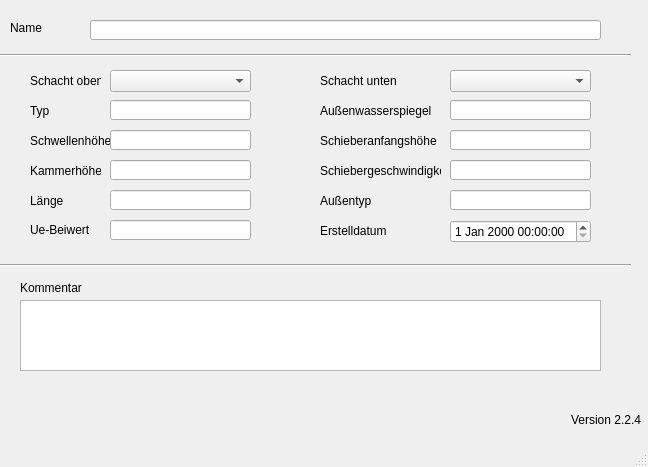
<?xml version="1.0" encoding="UTF-8"?>
<ui version="4.0">
 <class>MainWindow</class>
 <widget class="QMainWindow" name="MainWindow">
  <property name="geometry">
   <rect>
    <x>0</x>
    <y>0</y>
    <width>648</width>
    <height>467</height>
   </rect>
  </property>
  <property name="windowTitle">
   <string>MainWindow</string>
  </property>
  <widget class="QWidget" name="centralwidget">
   <widget class="QLabel" name="label">
    <property name="geometry">
     <rect>
      <x>10</x>
      <y>20</y>
      <width>46</width>
      <height>16</height>
     </rect>
    </property>
    <property name="text">
     <string>Name</string>
    </property>
   </widget>
   <widget class="QLabel" name="label_54">
    <property name="geometry">
     <rect>
      <x>30</x>
      <y>100</y>
      <width>71</width>
      <height>21</height>
     </rect>
    </property>
    <property name="text">
     <string>Typ</string>
    </property>
   </widget>
   <widget class="QLabel" name="label_61">
    <property name="geometry">
     <rect>
      <x>30</x>
      <y>220</y>
      <width>81</width>
      <height>20</height>
     </rect>
    </property>
    <property name="text">
     <string>Ue-Beiwert</string>
    </property>
   </widget>
   <widget class="QLabel" name="label_51">
    <property name="geometry">
     <rect>
      <x>320</x>
      <y>100</y>
      <width>121</width>
      <height>21</height>
     </rect>
    </property>
    <property name="text">
     <string>Außenwasserspiegel</string>
    </property>
   </widget>
   <widget class="QLabel" name="label_7">
    <property name="geometry">
     <rect>
      <x>30</x>
      <y>160</y>
      <width>71</width>
      <height>21</height>
     </rect>
    </property>
    <property name="text">
     <string>Kammerhöhe</string>
    </property>
   </widget>
   <widget class="QLabel" name="label_10">
    <property name="geometry">
     <rect>
      <x>320</x>
      <y>130</y>
      <width>121</width>
      <height>21</height>
     </rect>
    </property>
    <property name="text">
     <string>Schieberanfangshöhe</string>
    </property>
   </widget>
   <widget class="QLabel" name="label_11">
    <property name="geometry">
     <rect>
      <x>320</x>
      <y>190</y>
      <width>91</width>
      <height>21</height>
     </rect>
    </property>
    <property name="text">
     <string>Außentyp</string>
    </property>
   </widget>
   <widget class="QLabel" name="label_6">
    <property name="geometry">
     <rect>
      <x>30</x>
      <y>130</y>
      <width>81</width>
      <height>21</height>
     </rect>
    </property>
    <property name="text">
     <string>Schwellenhöhe</string>
    </property>
   </widget>
   <widget class="QLabel" name="label_17">
    <property name="geometry">
     <rect>
      <x>30</x>
      <y>190</y>
      <width>61</width>
      <height>21</height>
     </rect>
    </property>
    <property name="text">
     <string>Länge</string>
    </property>
   </widget>
   <widget class="QLabel" name="label_12">
    <property name="geometry">
     <rect>
      <x>320</x>
      <y>160</y>
      <width>121</width>
      <height>21</height>
     </rect>
    </property>
    <property name="text">
     <string>Schiebergeschwindigkeit</string>
    </property>
   </widget>
   <widget class="QLabel" name="label_3">
    <property name="geometry">
     <rect>
      <x>30</x>
      <y>70</y>
      <width>71</width>
      <height>21</height>
     </rect>
    </property>
    <property name="text">
     <string>Schacht oben</string>
    </property>
   </widget>
   <widget class="QLabel" name="label_9">
    <property name="geometry">
     <rect>
      <x>320</x>
      <y>70</y>
      <width>81</width>
      <height>21</height>
     </rect>
    </property>
    <property name="text">
     <string>Schacht unten</string>
    </property>
   </widget>
   <widget class="QLabel" name="label_70">
    <property name="geometry">
     <rect>
      <x>320</x>
      <y>220</y>
      <width>71</width>
      <height>21</height>
     </rect>
    </property>
    <property name="text">
     <string>Erstelldatum</string>
    </property>
   </widget>
   <widget class="Line" name="line">
    <property name="geometry">
     <rect>
      <x>0</x>
      <y>40</y>
      <width>631</width>
      <height>31</height>
     </rect>
    </property>
    <property name="orientation">
     <enum>Qt::Horizontal</enum>
    </property>
   </widget>
   <widget class="Line" name="line_2">
    <property name="geometry">
     <rect>
      <x>0</x>
      <y>250</y>
      <width>631</width>
      <height>31</height>
     </rect>
    </property>
    <property name="orientation">
     <enum>Qt::Horizontal</enum>
    </property>
   </widget>
   <widget class="QLabel" name="label_14">
    <property name="geometry">
     <rect>
      <x>20</x>
      <y>280</y>
      <width>81</width>
      <height>16</height>
     </rect>
    </property>
    <property name="text">
     <string>Kommentar</string>
    </property>
   </widget>
   <widget class="QLineEdit" name="wnam">
    <property name="geometry">
     <rect>
      <x>90</x>
      <y>20</y>
      <width>511</width>
      <height>20</height>
     </rect>
    </property>
   </widget>
   <widget class="QComboBox" name="schoben">
    <property name="geometry">
     <rect>
      <x>110</x>
      <y>70</y>
      <width>141</width>
      <height>22</height>
     </rect>
    </property>
   </widget>
   <widget class="QLineEdit" name="schwellenhoehe">
    <property name="geometry">
     <rect>
      <x>110</x>
      <y>130</y>
      <width>141</width>
      <height>20</height>
     </rect>
    </property>
   </widget>
   <widget class="QLineEdit" name="kammerhoehe">
    <property name="geometry">
     <rect>
      <x>110</x>
      <y>160</y>
      <width>141</width>
      <height>20</height>
     </rect>
    </property>
   </widget>
   <widget class="QLineEdit" name="laenge">
    <property name="geometry">
     <rect>
      <x>110</x>
      <y>190</y>
      <width>141</width>
      <height>20</height>
     </rect>
    </property>
   </widget>
   <widget class="QLineEdit" name="uebeiwert">
    <property name="geometry">
     <rect>
      <x>110</x>
      <y>220</y>
      <width>141</width>
      <height>20</height>
     </rect>
    </property>
   </widget>
   <widget class="QComboBox" name="schunten">
    <property name="geometry">
     <rect>
      <x>450</x>
      <y>70</y>
      <width>141</width>
      <height>22</height>
     </rect>
    </property>
   </widget>
   <widget class="QLineEdit" name="schieberhanf">
    <property name="geometry">
     <rect>
      <x>450</x>
      <y>130</y>
      <width>141</width>
      <height>20</height>
     </rect>
    </property>
   </widget>
   <widget class="QLineEdit" name="schiebergeschw">
    <property name="geometry">
     <rect>
      <x>450</x>
      <y>160</y>
      <width>141</width>
      <height>20</height>
     </rect>
    </property>
   </widget>
   <widget class="QLineEdit" name="aussenwsp">
    <property name="geometry">
     <rect>
      <x>450</x>
      <y>100</y>
      <width>141</width>
      <height>20</height>
     </rect>
    </property>
   </widget>
   <widget class="QLineEdit" name="aussentyp">
    <property name="geometry">
     <rect>
      <x>450</x>
      <y>190</y>
      <width>141</width>
      <height>20</height>
     </rect>
    </property>
   </widget>
   <widget class="QTextEdit" name="kommentar">
    <property name="geometry">
     <rect>
      <x>20</x>
      <y>300</y>
      <width>581</width>
      <height>71</height>
     </rect>
    </property>
   </widget>
   <widget class="QLineEdit" name="wehrtyp">
    <property name="geometry">
     <rect>
      <x>110</x>
      <y>100</y>
      <width>141</width>
      <height>20</height>
     </rect>
    </property>
   </widget>
   <widget class="QgsDateTimeEdit" name="createdat">
    <property name="geometry">
     <rect>
      <x>450</x>
      <y>220</y>
      <width>141</width>
      <height>23</height>
     </rect>
    </property>
   </widget>
   <widget class="QLabel" name="lb_version">
    <property name="geometry">
     <rect>
      <x>570</x>
      <y>410</y>
      <width>71</width>
      <height>20</height>
     </rect>
    </property>
    <property name="toolTip">
     <string>Version QKan Import</string>
    </property>
    <property name="text">
     <string>Version 2.2.4</string>
    </property>
    <property name="alignment">
     <set>Qt::AlignRight|Qt::AlignTrailing|Qt::AlignVCenter</set>
    </property>
   </widget>
  </widget>
  <widget class="QMenuBar" name="menubar">
   <property name="geometry">
    <rect>
     <x>0</x>
     <y>0</y>
     <width>648</width>
     <height>21</height>
    </rect>
   </property>
  </widget>
  <widget class="QStatusBar" name="statusbar"/>
 </widget>
 <customwidgets>
  <customwidget>
   <class>QgsDateTimeEdit</class>
   <extends>QDateTimeEdit</extends>
   <header>qgsdatetimeedit.h</header>
  </customwidget>
 </customwidgets>
 <tabstops>
  <tabstop>wnam</tabstop>
  <tabstop>schoben</tabstop>
  <tabstop>schunten</tabstop>
  <tabstop>wehrtyp</tabstop>
  <tabstop>schwellenhoehe</tabstop>
  <tabstop>kammerhoehe</tabstop>
  <tabstop>laenge</tabstop>
  <tabstop>uebeiwert</tabstop>
  <tabstop>aussenwsp</tabstop>
  <tabstop>schieberhanf</tabstop>
  <tabstop>schiebergeschw</tabstop>
  <tabstop>aussentyp</tabstop>
  <tabstop>createdat</tabstop>
  <tabstop>kommentar</tabstop>
 </tabstops>
 <resources/>
 <connections/>
</ui>
